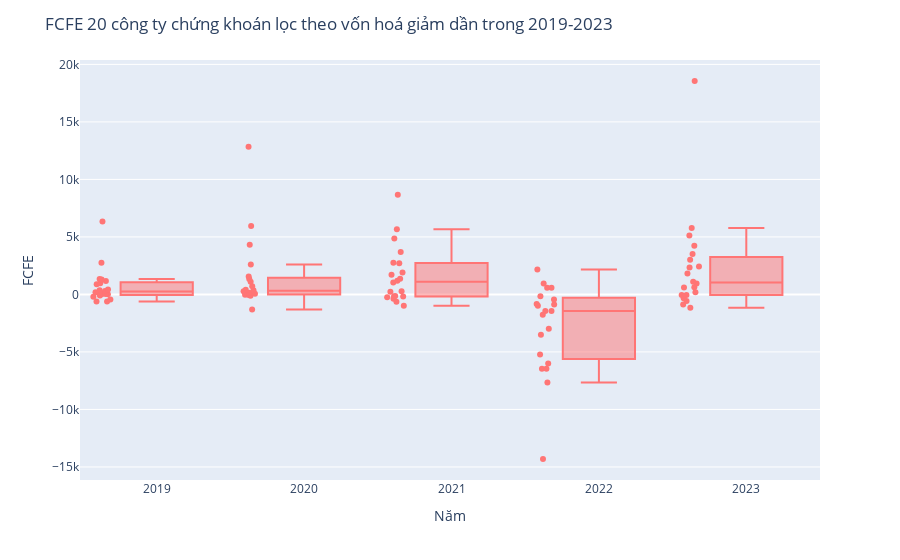

This figure's notebook cell:
### Markdown cell above
•	Tăng trưởng doanh thu các năm dự phóng sẽ bằng trung bình trượt 5 năm gần nhất. Ví dụ năm 2024 bằng giá trị trung bình từ năm 2019 đến 2023, năm 2025 sẽ bằng giá trị trung bình từ năm 2020 đến 2024 (bao gồm giá trị vừa dự đoán là năm 2024),…. 

•	Các tỷ lệ phần trăm trên doanh thu thuần của các năm dự phóng bằng giá trị trung bình từ năm 2019 đến 2023.

•	Tỷ lệ “% Chi phí thuế thu nhập doanh nghiệp / lợi nhuận trước thuế” các năm dự phóng có giá trị bằng với giá trị ở năm cuối cùng (2023)

### Code cell
title="FCFE 20 công ty chứng khoán lọc theo vốn hoá giảm dần trong 2019-2023" 
box = px.box(concatenated_df, x="Năm", y="FCFE",
             color_discrete_sequence=['#FF7575'], points='all')
box.update_layout(title=title, showlegend=False ,yaxis=dict(nticks=10))
box.show()
box.write_image("Doanh thu thuần 20 công ty chứng khoán lọc theo vốn hoá giảm dần trong 2019-2023.png")
display(Image(filename='Doanh thu thuần 20 công ty chứng khoán lọc theo vốn hoá giảm dần trong 2019-2023.png'))

### Figure 1 — Plotly figure (JSON) as saved in the notebook; plotly's stock layout.template omitted (floating-point values rounded to 4 significant figures)
{"data": [{"alignmentgroup": "True", "boxpoints": "all", "hovertemplate": "Năm=%{x}<br>FCFE=%{y}<extra></extra>", "legendgroup": "", "marker": {"color": "#FF7575"}, "name": "", "notched": false, "offsetgroup": "", "orientation": "v", "showlegend": false, "type": "box", "x": ["2019", "2020", "2021", "2022", "2023", "2019", "2020", "2021", "2022", "2023", "2019", "2020", "2021", "2022", "2023", "2019", "2020", "2021", "2022", "2023", "2019", "2020", "2021", "2022", "2023", "2019", "2020", "2021", "2022", "2023", "2019", "2020", "2021", "2022", "2023", "2019", "2020", "2021", "2022", "2023", "2019", "2020", "2021", "2022", "2023", "2019", "2020", "2021", "2022", "2023", "2019", "2020", "2021", "2022", "2023", "2019", "2020", "2021", "2022", "2023", "2019", "2020", "2021", "2022", "2023", "2019", "2020", "2021", "2022", "2023", "2019", "2020", "2021", "2022", "2023", "2019", "2020", "2021", "2022", "2023", "2019", "2020", "2021", "2022", "2023", "2019", "2020", "2021", "2022", "2023", "2019", "2020", "2021", "2022", "2023", "2019", "2020", "2021", "2022", "2023"], "x0": " ", "xaxis": "x", "y": [-614, 5950, 267, -7653, 5115, 422, 356, 2717, 2175, 5771, 306, -118, 1031, -824, 623, 1344, 4308, 8676, -6455, -49, 1157, 2599, 1192, -993, 3505, 38, 4, -238, -872, -55, -626, 1559, 1906, -1766, 2333, -441, -12, -977, -5215, 1109, 38, 274, 1369, -1448, 950, 30, -32, -129, 588, -562, 890, 409, 2762, -6009, 2434, -209, -1302, 241, 953, -1152, 962, 1096, 4868, -3498, 4230, 13, 48, -644, 571, -877, 6350, 12846, 5676, -14309, 18556, -96, -18, -377, -433, 606, 1304, 177, -178, -6454, -324, 373, 705, 3682, -2974, 1809, 2743, 1339, 1701, -1449, 3017, 189, 137, -173, -156, 194], "y0": " ", "yaxis": "y"}], "layout": {"autosize": true, "boxmode": "group", "legend": {"tracegroupgap": 0}, "margin": {"t": 60}, "showlegend": false, "title": {"text": "FCFE 20 công ty chứng khoán lọc theo vốn hoá giảm dần trong 2019-2023"}, "xaxis": {"anchor": "y", "autorange": true, "domain": [0, 1], "range": [-0.5278, 4.5], "title": {"text": "Năm"}, "type": "category"}, "yaxis": {"anchor": "x", "autorange": true, "domain": [0, 1], "nticks": 10, "range": [-16130.0, 20380.0], "title": {"text": "FCFE"}, "type": "linear"}}}
